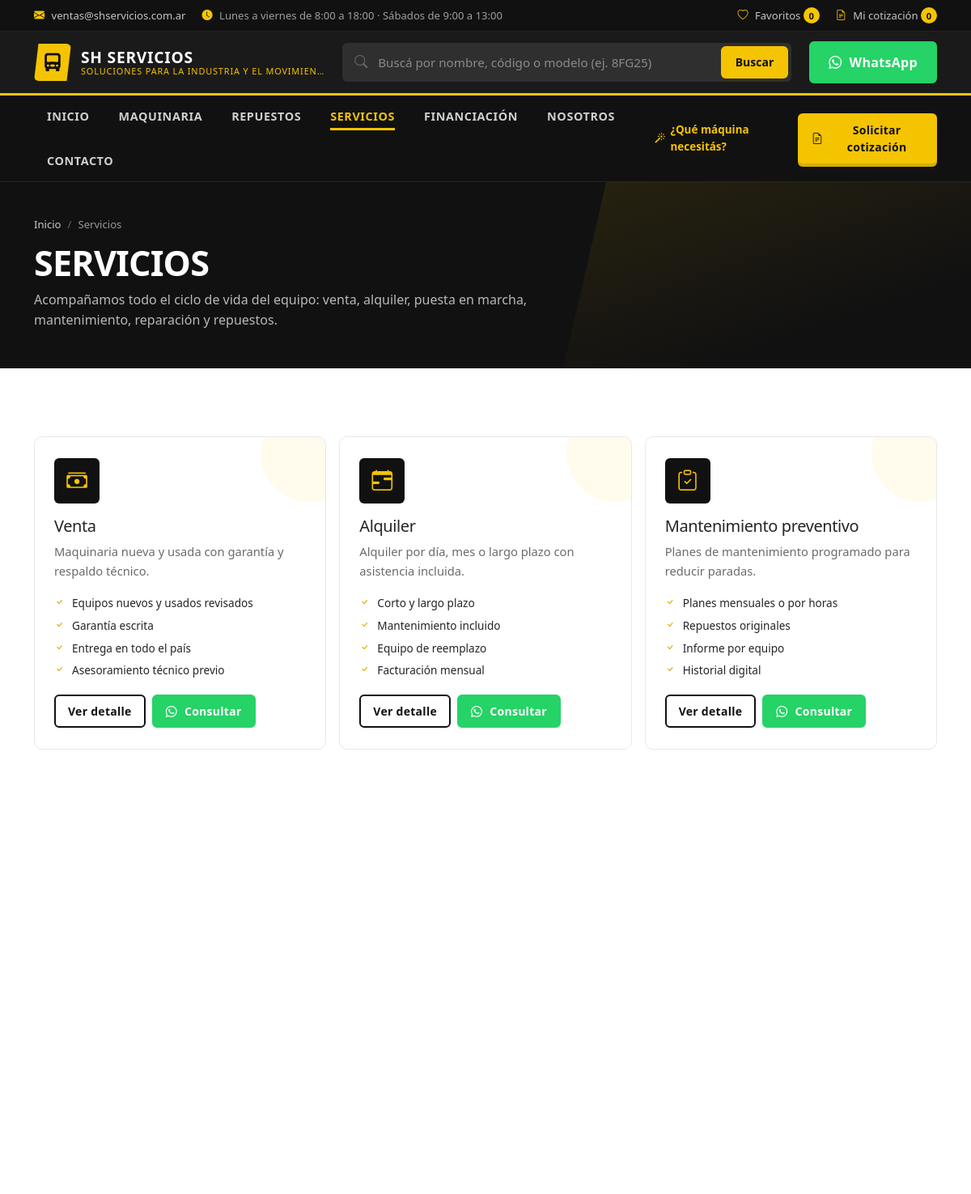
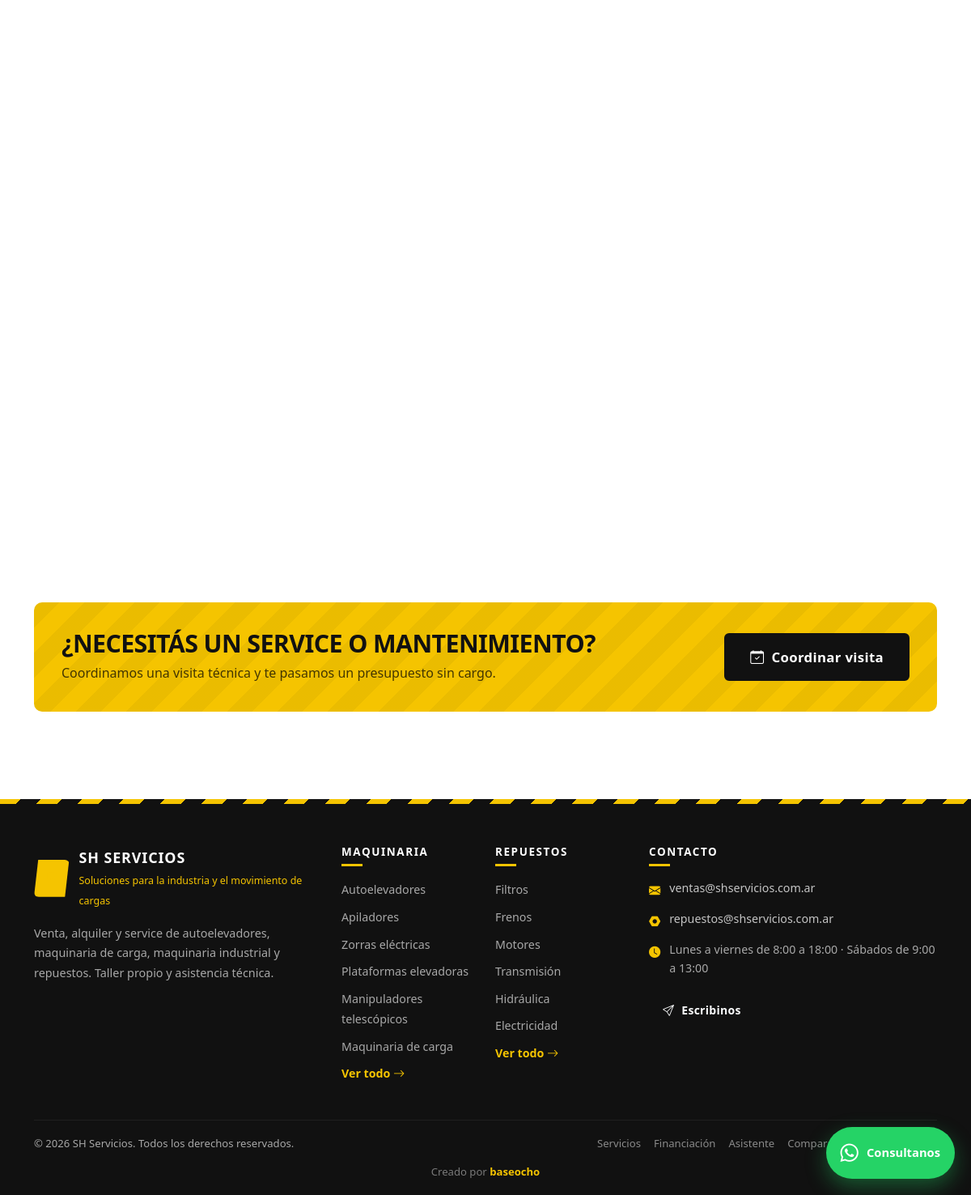
Screenshot of /servicios with the database file from the repository (2 pictures, top to bottom).
### tables this page shows
CREATE TABLE `services` (
  `id`                INT UNSIGNED NOT NULL AUTO_INCREMENT,
  `title`             VARCHAR(160) NOT NULL,
  `slug`              VARCHAR(180) NOT NULL,
  `icon`              VARCHAR(60)  DEFAULT NULL,
  `image`             VARCHAR(255) DEFAULT NULL,
  `short_description` VARCHAR(300) DEFAULT NULL,
  `description`       MEDIUMTEXT   DEFAULT NULL,
  `bullets`           TEXT         DEFAULT NULL COMMENT 'JSON array de características',
  `featured`          TINYINT(1)   NOT NULL DEFAULT 0,
  `sort_order`        SMALLINT     NOT NULL DEFAULT 0,
  `active`            TINYINT(1)   NOT NULL DEFAULT 1,
  `created_at`        DATETIME     NOT NULL DEFAULT CURRENT_TIMESTAMP,
  `updated_at`        DATETIME     NOT NULL DEFAULT CURRENT_TIMESTAMP ON UPDATE CURRENT_TIMESTAMP,
  PRIMARY KEY (`id`),
  UNIQUE KEY `uq_services_slug` (`slug`)
);

CREATE TABLE `categories` (
  `id`          INT UNSIGNED NOT NULL AUTO_INCREMENT,
  `parent_id`   INT UNSIGNED DEFAULT NULL,
  `type`        ENUM('machine','spare_part','service') NOT NULL DEFAULT 'machine',
  `name`        VARCHAR(120) NOT NULL,
  `slug`        VARCHAR(140) NOT NULL,
  `description` TEXT         DEFAULT NULL,
  `icon`        VARCHAR(60)  DEFAULT NULL,
  `image`       VARCHAR(255) DEFAULT NULL,
  `meta_title`       VARCHAR(180) DEFAULT NULL,
  `meta_description` VARCHAR(300) DEFAULT NULL,
  `sort_order`  SMALLINT     NOT NULL DEFAULT 0,
  `featured`    TINYINT(1)   NOT NULL DEFAULT 0,
  `active`      TINYINT(1)   NOT NULL DEFAULT 1,
  `created_at`  DATETIME     NOT NULL DEFAULT CURRENT_TIMESTAMP,
  `updated_at`  DATETIME     NOT NULL DEFAULT CURRENT_TIMESTAMP ON UPDATE CURRENT_TIMESTAMP,
  PRIMARY KEY (`id`),
  UNIQUE KEY `uq_categories_slug_type` (`slug`,`type`),
  KEY `ix_categories_parent` (`parent_id`),
  KEY `ix_categories_type_active` (`type`,`active`),
  CONSTRAINT `fk_categories_parent` FOREIGN KEY (`parent_id`) REFERENCES `categories` (`id`) ON DELETE SET NULL
);

### app/views/services/index.php (the view, shortened to what the rows shown need)
<section class="page-hero">
    <div class="container page-hero__inner">
        <nav class="breadcrumbs"><a href="<?= url() ?>">Inicio</a><span>Servicios</span></nav>
        <h1>Servicios</h1>
        <p>Acompañamos todo el ciclo de vida del equipo: venta, alquiler, puesta en marcha, mantenimiento, reparación y repuestos.</p>
    </div>
</section>
<section class="section">
    <div class="container">
        <div class="row g-3">
            <?php foreach ($services as $service): ?>
                <div class="col-md-6 col-lg-4">
                    <article class="service-card reveal h-100">
                        <span class="service-card__icon"><i class="bi <?= e($service['icon'] ?: 'bi-tools') ?>"></i></span>
                        <h2 class="h5"><?= e($service['title']) ?></h2>
                        <p><?= e($service['short_description']) ?></p>
                        <?php $bullets = ServiceModel::bullets($service['bullets']); ?>
                        <?php if ($bullets !== []): ?>
                            <ul class="service-card__list">
                                <?php foreach ($bullets as $bullet): ?>
                                    <li><?= e($bullet) ?></li>
                                <?php endforeach; ?>
                            </ul>
                        <?php endif; ?>
                        <div class="d-flex flex-wrap gap-2">
                            <a href="<?= e(url('servicios/' . $service['slug'])) ?>" class="btn btn-outline-accent btn-sm">
                                Ver detalle
                            </a>
                            <a href="<?= e(WhatsAppService::link('Hola, quisiera consultar por el servicio de ' . $service['title'] . '.')) ?>"
                               target="_blank" rel="noopener" class="btn btn-wa btn-sm">
                                <i class="bi bi-whatsapp"></i> Consultar
                            </a>
                        </div>
                    </article>
                </div>
            <?php endforeach; ?>
        </div>
    </div>
</section>
<section class="pb-5">
    <div class="container">
        <div class="cta-band">
            <div>
                <h2>¿Necesitás un service o mantenimiento?</h2>
                <p>Coordinamos una visita técnica y te pasamos un presupuesto sin cargo.</p>
            </div>
            <a href="<?= url('contacto') ?>" class="btn btn-dark-2 btn-lg"><i class="bi bi-calendar-check"></i> Coordinar visita</a>
        </div>
    </div>
</section>

### core/Router.php (shortened to what the rows shown need)
<?php
final class Router
{
    private array $routes = [
        'GET' => [], 'POST' => [], 'PUT' => [], 'PATCH' => [], 'DELETE' => [],
    ];
    private array $groupMiddleware = [];
    private string $groupPrefix = '';
    public function group(string $prefix, callable $callback, array $middleware = []): void
    {
        $previousPrefix     = $this->groupPrefix;
        $previousMiddleware = $this->groupMiddleware;
        $this->groupPrefix     = rtrim($previousPrefix . '/' . trim($prefix, '/'), '/');
        $this->groupMiddleware = array_merge($previousMiddleware, $middleware);
        $this->groupPrefix     = $previousPrefix;
        $this->groupMiddleware = $previousMiddleware;
    }
    private function add(string $method, string $uri, mixed $action, array $middleware): self
    {
        $uri = $this->groupPrefix . '/' . trim($uri, '/');
        $uri = '/' . trim($uri, '/');
        $uri = $uri === '//' ? '/' : $uri;
        $params = [];
        $regex  = preg_replace_callback(
            '/\{([a-zA-Z_][a-zA-Z0-9_]*)(:([^}]+))?\}/',
            static function (array $m) use (&$params): string {
                $params[] = $m[1];
                $rule     = $m[3] ?? '[^/]+';
                return '(' . $rule . ')';
            },
            $uri
        );
        $this->routes[$method][] = [
            'pattern'    => $uri,
            'regex'      => '#^' . $regex . '$#u',
            'params'     => $params,
            'action'     => $action,
            'middleware' => array_merge($this->groupMiddleware, $middleware),
            'name'       => null,
        ];
        return $this;
    }
    public function dispatch(string $method, string $uri): void
    {
        $method = strtoupper($method);
        foreach ($this->routes[$method] as $route) {
            if (!preg_match($route['regex'], $uri, $matches)) {
                continue;
            }
            array_shift($matches);
            $params = [];
            $this->runAction($route['action'], $params);
            return;
        }
    }
    private function runAction(mixed $action, array $params): void
    {
        [$controller, $methodName] = explode('@', $action, 2);
        $instance = new $class();
        $instance->{$methodName}(...array_values($params));
    }
}

### app/views/partials/footer.php (shortened to what the rows shown need)
<?php
$companyName = SettingService::companyName();
$footerMachines = (new Category())->featuredWithProducts('machine', 6);
$footerParts    = (new Category())->featuredWithProducts('spare_part', 6);
?>
<footer class="site-footer">
    <div class="site-footer__stripe" aria-hidden="true"></div>
    <div class="container">
        <div class="row g-4 site-footer__main">
            <div class="col-lg-4">
                <div class="footer-brand">
                    <span class="brand__mark" aria-hidden="true"><i class="bi bi-truck-front-fill"></i></span>
                    <div>
                        <strong><?= e($companyName) ?></strong>
                        <span><?= e(setting('company_slogan', '')) ?></span>
                    </div>
                </div>
                <p class="footer-about"><?= e(str_limit((string) setting('company_description', ''), 220)) ?></p>
            </div>
            <div class="col-6 col-lg-2">
                <h3 class="footer-title">Maquinaria</h3>
                <ul class="footer-list">
                    <?php foreach (array_slice($footerMachines, 0, 6) as $category): ?>
                        <li><a href="<?= e(url('maquinaria/' . $category['slug'])) ?>"><?= e($category['name']) ?></a></li>
                    <?php endforeach; ?>
                    <li><a href="<?= url('maquinaria') ?>" class="footer-list__all">Ver todo <i class="bi bi-arrow-right"></i></a></li>
                </ul>
            </div>
            <div class="col-6 col-lg-2">
                <h3 class="footer-title">Repuestos</h3>
                <ul class="footer-list">
                    <?php foreach (array_slice($footerParts, 0, 6) as $category): ?>
                        <li><a href="<?= e(url('repuestos/' . $category['slug'])) ?>"><?= e($category['name']) ?></a></li>
                    <?php endforeach; ?>
                    <li><a href="<?= url('repuestos') ?>" class="footer-list__all">Ver todo <i class="bi bi-arrow-right"></i></a></li>
                </ul>
            </div>
            <div class="col-lg-4">
                <h3 class="footer-title">Contacto</h3>
                <ul class="footer-contact">
                    <?php if (setting('contact_email')): ?>
                        <li>
                            <i class="bi bi-envelope-fill"></i>
                            <a href="mailto:<?= e(setting('contact_email')) ?>"><?= e(setting('contact_email')) ?></a>
                        </li>
                    <?php endif; ?>
                    <?php if (setting('contact_email_parts')): ?>
                        <li>
                            <i class="bi bi-nut-fill"></i>
                            <a href="mailto:<?= e(setting('contact_email_parts')) ?>"><?= e(setting('contact_email_parts')) ?></a>
                        </li>
                    <?php endif; ?>
                    <?php if (setting('contact_hours')): ?>
                        <li><i class="bi bi-clock-fill"></i> <span><?= nl2br(e(setting('contact_hours'))) ?></span></li>
                    <?php endif; ?>
                </ul>
                <a href="<?= url('contacto') ?>" class="btn btn-outline-light btn-sm mt-2">
                    <i class="bi bi-send"></i> Escribinos
                </a>
            </div>
        </div>
        <div class="site-footer__bottom">
            <p>&copy; <?= date('Y') ?> <?= e($companyName) ?>. Todos los derechos reservados.</p>
            <nav class="site-footer__links" aria-label="Enlaces secundarios">
                <a href="<?= url('servicios') ?>">Servicios</a>
                <a href="<?= url('financiacion') ?>">Financiación</a>
                <a href="<?= url('recomendador') ?>">Asistente</a>
                <a href="<?= url('comparar') ?>">Comparador</a>
                <a href="<?= admin_url('login') ?>" rel="nofollow">Acceso interno</a>
            </nav>
            <p class="site-footer__credit">
                Creado por <a href="https://baseocho.com/" target="_blank" rel="noopener">baseocho</a>
            </p>
        </div>
    </div>
</footer>

### rows the page displays
services: title "Venta", short_description "Maquinaria nueva y usada con garantía y respaldo técnico.", bullets "Equipos nuevos y usados revisados", bullets "Garantía escrita", bullets "Entrega en todo el país", bullets "Asesoramiento técnico previo"
services: title "Alquiler", short_description "Alquiler por día, mes o largo plazo con asistencia incluida.", bullets "Corto y largo plazo", bullets "Mantenimiento incluido", bullets "Equipo de reemplazo", bullets "Facturación mensual"
services: title "Mantenimiento preventivo", short_description "Planes de mantenimiento programado para reducir paradas.", bullets "Planes mensuales o por horas", bullets "Repuestos originales", bullets "Informe por equipo", bullets "Historial digital"
categories: name "Autoelevadores"
categories: name "Apiladores"
categories: name "Zorras eléctricas"
categories: name "Plataformas elevadoras"
categories: name "Manipuladores telescópicos"
categories: name "Maquinaria de carga"
categories: name "Filtros"
categories: name "Frenos"
categories: name "Motores"
categories: name "Transmisión"
categories: name "Hidráulica"
categories: name "Electricidad"
